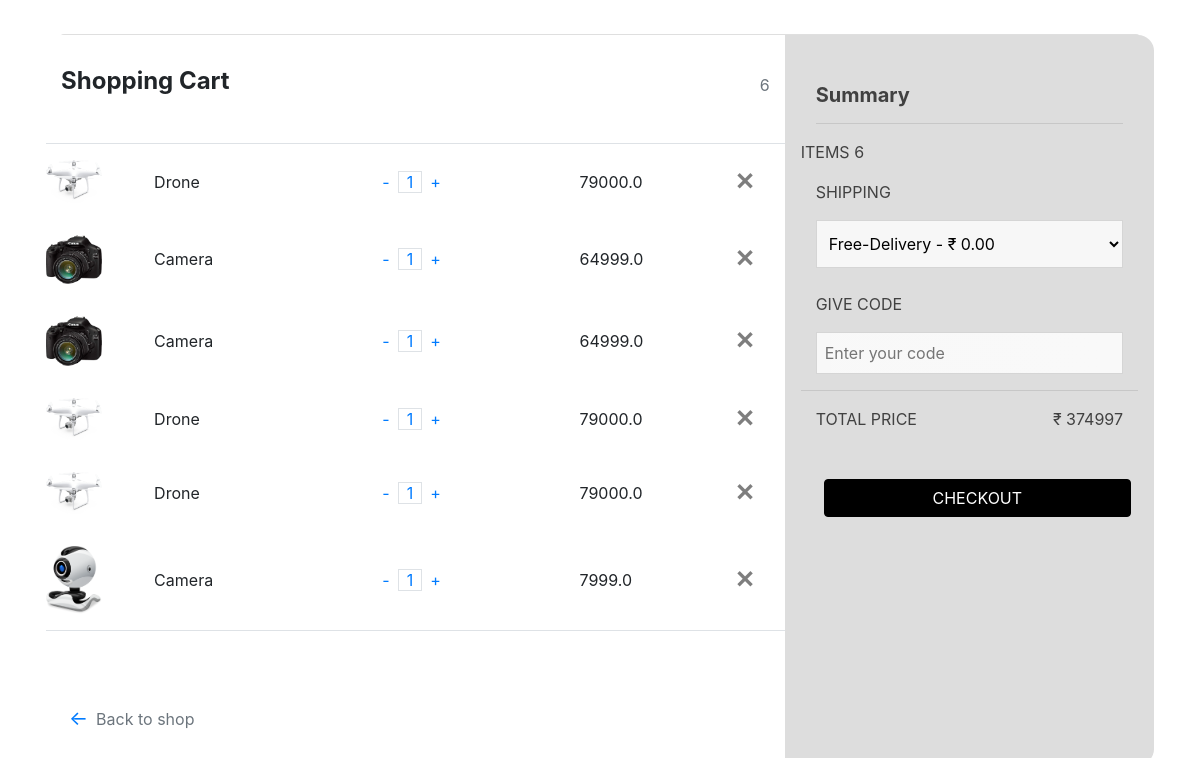
Before: /cart (signed in) with the older database file.
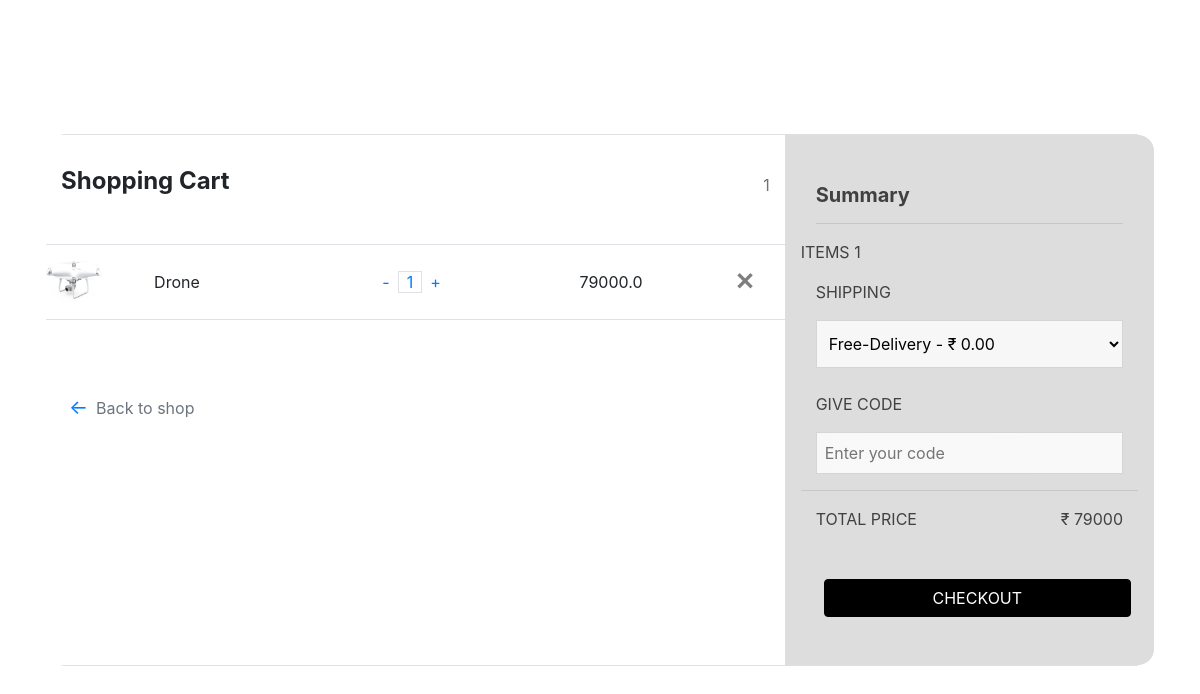
After: the same page with the newer database file.
### store/models.py (models this page shows, shortened)
class cart_item(models.Model):
    item=models.ForeignKey(Product,on_delete=models.CASCADE,null=True)
    date=models.DateField(auto_now=True)
    quantity=models.IntegerField(null=True,default=1)
    price=models.FloatField(null=True)
    is_ordered=models.BooleanField(default=False,null=True)

class Product(models.Model):
    product_name = models.CharField(max_length=300);
    product_rate = models.IntegerField();
    product_image = models.ImageField(upload_to='product');

### store/views.py (the view)
# urls.py: path('cart',views.cart,name='cart'),
@login_required(login_url='login')
def cart(request):
    current_user=request.user
    try :
        crt=cart_Model.objects.get(user=current_user)
        cart_items=crt.items.all()
    except :
        crt=cart_Model.objects.create(user=current_user)
        cart_items=crt.items.all()
    sub_total=0
    for s in cart_items:
        sub_total=(s.quantity)*(s.item.product_rate)
    print(sub_total,":::::::::SHH")
    total=0
    for c in cart_items:
        total=total+((c.quantity)*(c.item.product_rate))
    items_count = cart_items.count()
    return render(request,'cart.html',{'cart_items':cart_items,'sub_total':sub_total,'total':total,'items_count':items_count})

### store/templates/cart.html (shortened to what this page needs)
{% load static %}
<!DOCTYPE html>
<html lang="en">
<head>
    <link rel="stylesheet" href="{% static 'css/cart.css' %}">
    <link rel="stylesheet" href="https://stackpath.bootstrapcdn.com/bootstrap/4.3.1/css/bootstrap.min.css">
    <link rel="stylesheet" href="https://stackpath.bootstrapcdn.com/bootstrap/4.3.1/js/bootstrap.bundle.min.js">
    <link rel="stylesheet" href="https://cdnjs.cloudflare.com/ajax/libs/font-awesome/4.7.0/css/font-awesome.min.css">
</head>
<body>
    <div class="card">
        <div class="row">
            <div class="col-md-8 cart">
                <div class="title">
                    <div class="row">
                        <div class="col"><h4><b>Shopping Cart</b></h4></div>
                        <div class="col align-self-center text-right text-muted">{{ items_count }}</div>
                    </div>
                </div>
                <div class="row border-top border-bottom items">
					{% for c in cart_items %}
                    <div class="row main align-items-center itemss">
                        <div class="col-2"><img class="img-fluid" src="{{ c.item.product_image.url }}"></div>
                        <div class="col">
                            <div class="row">{{ c.item.product_name }}</div>
                        </div>
                        <div class="col">
                            <a href="{% url "decreaseItem" c.id %}" class="cart_btn">-</a><a href="#" class="border">{{ c.quantity }}</a><a href="{% url "increaseItem" c.id %}" class="cart_btn">+</a>
                        </div>
                        <div class="col amt-close">{{ c.price }} <a href="{% url "removeCartItem" c.id %} "><span class="close"  >&#10005;</span></a></div>
                    </div>
                    {% endfor %}
                </div>
                <div class="back-to-shop"><a href="{% url 'index' %}" class="back-to-shop-arrow">&leftarrow;</a><span class="text-muted">Back to shop</span></div>
            </div>
            <div class="col-md-4 summary">
                <div class="summery-div">
                    <div><h5><b>Summary</b></h5></div>
                    <hr>
                    <div class="row">
                        <div class="col" style="padding-left:0;"> ITEMS {{ items_count }}</div>
                    </div>
                    <form>
                        <p>SHIPPING</p>
                        <select><option class="text-muted">Free-Delivery - ₹ 0.00</option>
                            </select>
                        <br><br>
                        <p>GIVE CODE</p>
                        <input id="code" placeholder="Enter your code">
                    </form>
                    <div class="row" style="border-top: 1px solid rgba(0,0,0,.1); padding: 2vh 0;">
                        <div class="col">TOTAL PRICE</div>
                        <div class="col text-right">₹ {{ total }}</div>
                    </div>
                    {% if cart_items.count > 0 %}
                        <a href="{% url 'CheckOut' %}"><button class="btn">CHECKOUT</button></a>
                    {% else %}
                        <p class="CheckOut_error">Your cart is empty. Add items to your cart before checking out.</p>
                    {% endif %}
                </div>
            </div>
        </div>
    </div>
</body>
</html>

Changed rows visible on the page:
no longer on this page (row unchanged): cart_item: item.product_image (picture), item.product_name "Camera", quantity "1", price "64999.0"
no longer on this page (row unchanged): cart_item: item.product_image (picture), item.product_name "Camera", quantity "1", price "64999.0"
removed cart_item: item.product_image (picture), item.product_name "Drone", quantity "1", price "79000.0"
removed cart_item: item.product_image (picture), item.product_name "Drone", quantity "1", price "79000.0"
removed cart_item: item.product_image (picture), item.product_name "Camera", quantity "1", price "7999.0"
Other visible differences:
{{ items_count }}: "6" → "1"
{{ total }}: "374997" → "79000"
